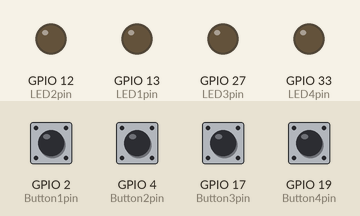
Simulated run of this sketch. Board: ESP32. Parts: output pins drawn as LEDs (lit = HIGH). Inputs (shaded band) come from the test bench; at power-on: GPIO 2 (Button1pin), GPIO 4 (Button2pin), GPIO 17 (Button3pin), GPIO 19 (Button4pin) LOW.

Above: at 1.2 s.
1.3 s: GPIO 2 (Button1pin) pulled HIGH for 0.15 s
At 2.3 s:
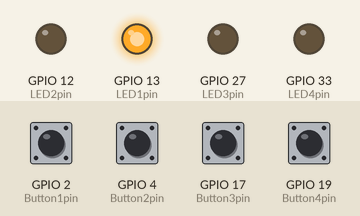
2.9 s: GPIO 4 (Button2pin) pulled HIGH for 0.15 s
At 3.8 s:
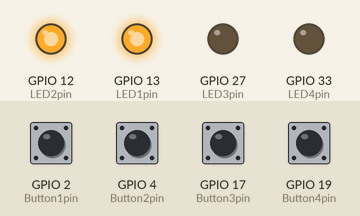
4.5 s: GPIO 17 (Button3pin) pulled HIGH for 0.15 s
At 5.3 s:
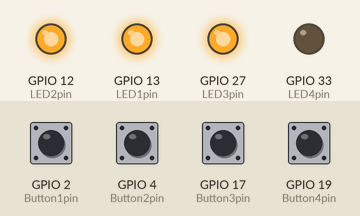
6.1 s: GPIO 2 (Button1pin) pulled HIGH for 1 s
At 6.8 s:
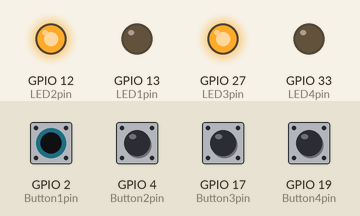
8.6 s: GPIO 4 (Button2pin) pulled HIGH for 1 s
At 9.1 s:
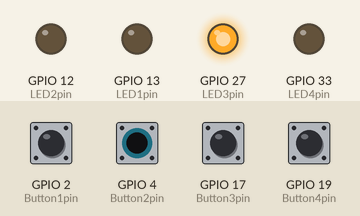
11.1 s: GPIO 2 (Button1pin) pulled HIGH for 0.15 s
At 12.6 s:
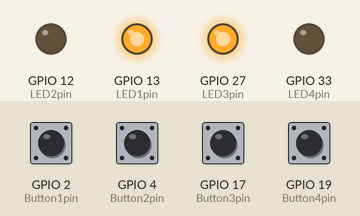
Timing chart, 0 to 13.7 s (numbered marks = the images above; inputs shaded):
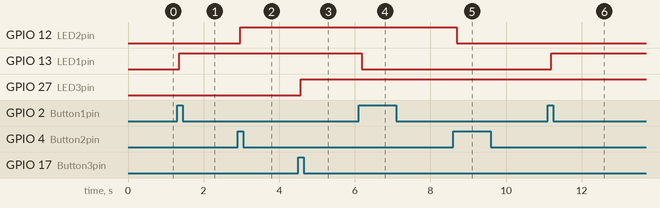

The sketch:

LockDownLampFase2.ino
```cpp
// Start with all the variables for each set of buttons and lights

//Set1
int LED1pin = 13;
int Button1pin = 2;
int button1State;
int LED1State = LOW;
int lastbutton1State = 0;

//Set2
int LED2pin = 12;
int Button2pin = 4;
int button2State;
int LED2State = LOW;
int lastbutton2State = 0;

//Set3
int LED3pin = 27;
int Button3pin = 17;
int button3State;
int LED3State = LOW;
int lastbutton3State = 0;

//Set4
int LED4pin = 33;
int Button4pin = 19;
int button4State;
int LED4State = LOW;
int lastbutton4State = 0;

//Variables to make sure the button bounce is not seen as a switch
unsigned long lastDebounceTime = 0;
unsigned long debounceDelay = 25;

//define which pins do what
void setup()
{
  pinMode(LED1pin, OUTPUT);
  pinMode(Button1pin, INPUT);
  digitalWrite(LED1pin, lastbutton1State);

  pinMode(LED2pin, OUTPUT);
  pinMode(Button2pin, INPUT);
  digitalWrite(LED2pin, lastbutton2State);

  pinMode(LED3pin, OUTPUT);
  pinMode(Button3pin, INPUT);
  digitalWrite(LED3pin, lastbutton3State);

  pinMode(LED4pin, OUTPUT);
  pinMode(Button4pin, INPUT);
  digitalWrite(LED4pin, lastbutton4State);

  Serial.begin(115200);
}

void loop()
{
  //A repeat for each Set
  //Read the button pin
  int reading = digitalRead(Button1pin);
  //if button has changed
  if (reading != lastbutton1State) {
    //how long ago was this
    lastDebounceTime = millis();
  }

  //if the button was pressed long enough
  if ((millis() - lastDebounceTime) > debounceDelay) {
    if (reading != button1State) {
      button1State = reading;
      // if button is pressed
    if (button1State == HIGH) {
      //change LED state
        LED1State = !LED1State;
      }
    }
  }

  //send led state to led pin for actual update of the LED
  digitalWrite(LED1pin, LED1State);
  lastbutton1State = reading;

  reading = digitalRead(Button2pin);
  if (reading != lastbutton2State) {
    lastDebounceTime = millis();
  }

  if ((millis() - lastDebounceTime) > debounceDelay) {
    if (reading != button2State) {
      button2State = reading;
      if (button2State == HIGH) {
        LED2State = !LED2State;
      }
    }
  }

  digitalWrite(LED2pin, LED2State);
  lastbutton2State = reading;

  reading = digitalRead(Button3pin);
  if (reading != lastbutton3State) {
    lastDebounceTime = millis();
  }

  if ((millis() - lastDebounceTime) > debounceDelay) {
    if (reading != button3State) {
      button3State = reading;
      if (button3State == HIGH) {
        LED3State = !LED3State;
      }
    }
  }

  digitalWrite(LED3pin, LED3State);
  lastbutton3State = reading;

  reading = digitalRead(Button4pin);
  if (reading != lastbutton4State) {
    lastDebounceTime = millis();
  }

  if ((millis() - lastDebounceTime) > debounceDelay) {
    if (reading != button4State) {
      button4State = reading;
      if (button4State == HIGH && LED3State == LOW) {
        LED4State = !LED4State;
      }
    }
  }

  digitalWrite(LED4pin, LED4State);
  lastbutton4State = reading;

  delay(50); // Delay a little bit to improve simulation performance
}
```

Measured:
- after the input at 1.3 s, GPIO 13 (LED1pin): LOW → HIGH after 0.06 s
- after the input at 2.9 s, GPIO 12 (LED2pin): LOW → HIGH after 0.06 s
- after the input at 4.5 s, GPIO 27 (LED3pin): LOW → HIGH after 0.07 s
- after the input at 6.1 s, GPIO 13 (LED1pin): HIGH → LOW after 0.08 s
- after the input at 8.6 s, GPIO 12 (LED2pin): HIGH → LOW after 0.09 s
- after the input at 11.1 s, GPIO 13 (LED1pin): LOW → HIGH after 0.10 s
